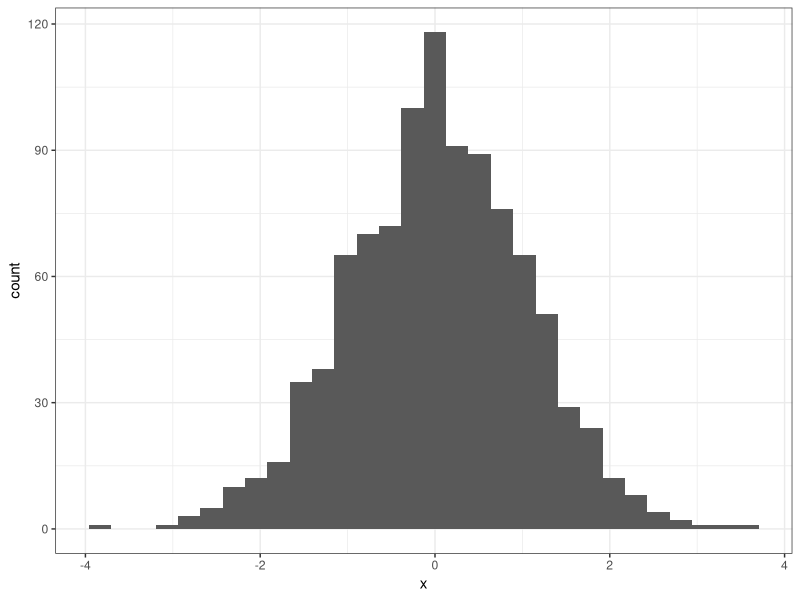

Write R code to recreate this figure.
## ---- chunk 1
library(tidyverse)
## ---- chunk 2
tibble(x = rnorm(1000)) %>%
  ggplot(aes(x)) +
  geom_histogram() +
  theme_bw()
